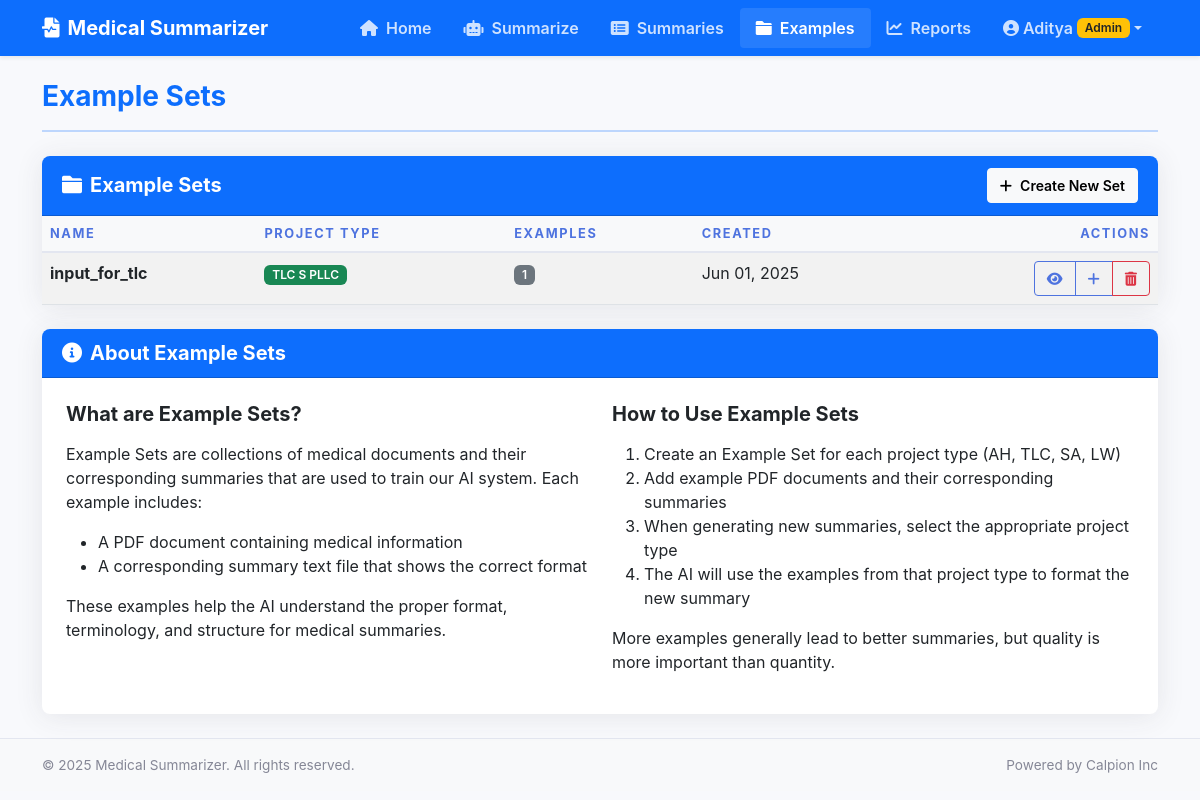
The page /examples/ (signed in) on the database its author committed.
### summarizer/models.py (models this page shows, shortened)
class ExampleSet(models.Model):
    name = models.CharField(max_length=100)
    project_type = models.CharField(max_length=50)
    description = models.TextField(blank=True)
    created_at = models.DateTimeField(auto_now_add=True)
    class Meta:
        ordering = ['-created_at']
        verbose_name = 'Example Set'
        verbose_name_plural = 'Example Sets'

### summarizer/views.py (the view)
# urls.py: path('examples/', views.example_list, name='example-list'),
@login_required
def example_list(request):
    if not request.user.is_superuser:
        messages.error(request, "You do not have permission to access example sets.")
        return redirect('home')
    example_sets = ExampleSet.objects.all().order_by('-created_at')
    context = {
        'example_sets': example_sets,
    }
    return render(request, 'example_list.html', context)

### templates/example_list.html (shortened to what this page needs)
{% extends 'base.html' %}
{% block page_title %}Example Sets{% endblock %}
{% block content %}
<div class="row mb-4">
    <div class="col-12">
        <div class="card shadow-sm">
            <div class="card-header bg-primary text-white d-flex justify-content-between align-items-center">
                <h3 class="card-title fs-5 fw-bold mb-0">
                    <i class="fas fa-folder me-2"></i>Example Sets
                </h3>
                <a href="{% url 'example-set-create' %}" class="btn btn-light btn-sm">
                    <i class="fas fa-plus me-2"></i>Create New Set
                </a>
            </div>
            <div class="card-body p-0">
                {% if example_sets %}
                    <div class="table-responsive">
                        <table class="table table-hover table-striped mb-0">
                            <thead class="table-light">
                                <tr>
                                    <th>Name</th>
                                    <th>Project Type</th>
                                    <th>Examples</th>
                                    <th>Created</th>
                                    <th class="text-end">Actions</th>
                                </tr>
                            </thead>
                            <tbody>
                                {% for example_set in example_sets %}
                                    <tr>
                                        <td>
                                            <a href="{% url 'example-set-detail' example_set.id %}" class="text-decoration-none text-dark fw-bold">
                                                {{ example_set.name }}
                                            </a>
                                        </td>
                                        <td>
                                            {% if example_set.project_type == 'ah' %}
                                                <span class="badge bg-primary">AH PLLC</span>
                                            {% elif example_set.project_type == 'tlc' %}
                                                <span class="badge bg-success">TLC S PLLC</span>
                                            {% elif example_set.project_type == 'sa' %}
                                                <span class="badge bg-info">SA PLLC</span>
                                            {% elif example_set.project_type == 'lw' %}
                                                <span class="badge bg-warning text-dark">LW PLLC</span>
                                            {% else %}
                                                <span class="badge bg-secondary">{{ example_set.project_type }}</span>
                                            {% endif %}
                                        </td>
                                        <td>
                                            <span class="badge bg-secondary">{{ example_set.examples.count }}</span>
                                        </td>
                                        <td>{{ example_set.created_at|date:"M d, Y" }}</td>
                                        <td class="text-end">
                                            <div class="btn-group btn-group-sm">
                                                <a href="{% url 'example-set-detail' example_set.id %}" class="btn btn-outline-primary" title="View">
                                                    <i class="fas fa-eye"></i>
                                                </a>
                                                <a href="{% url 'example-add' example_set.id %}" class="btn btn-outline-primary" title="Add Example">
                                                    <i class="fas fa-plus"></i>
                                                </a>
                                                <a href="{% url 'example-set-delete' example_set.id %}" class="btn btn-outline-danger" title="Delete">
                                                    <i class="fas fa-trash-alt"></i>
                                                </a>
                                            </div>
                                        </td>
                                    </tr>
                                {% endfor %}
                            </tbody>
                        </table>
                    </div>
                {% endif %}
            </div>
        </div>
    </div>
</div>
<div class="row">
    <div class="col-12">
        <div class="card shadow-sm">
            <div class="card-header bg-primary text-white">
                <h3 class="card-title fs-5 fw-bold mb-0">
                    <i class="fas fa-info-circle me-2"></i>About Example Sets
                </h3>
            </div>
            <div class="card-body p-4">
                <div class="row">
                    <div class="col-md-6">
                        <h4 class="fs-5 fw-bold mb-3">What are Example Sets?</h4>
                        <p>Example Sets are collections of medical documents and their corresponding summaries that are used to train our AI system. Each example includes:</p>
                        <ul>
                            <li>A PDF document containing medical information</li>
                            <li>A corresponding summary text file that shows the correct format</li>
                        </ul>
                        <p>These examples help the AI understand the proper format, terminology, and structure for medical summaries.</p>
                    </div>
                    <div class="col-md-6">
                        <h4 class="fs-5 fw-bold mb-3">How to Use Example Sets</h4>
                        <ol>
                            <li>Create an Example Set for each project type (AH, TLC, SA, LW)</li>
                            <li>Add example PDF documents and their corresponding summaries</li>
                            <li>When generating new summaries, select the appropriate project type</li>
                            <li>The AI will use the examples from that project type to format the new summary</li>
                        </ol>
                        <p>More examples generally lead to better summaries, but quality is more important than quantity.</p>
                    </div>
                </div>
            </div>
        </div>
    </div>
</div>
{% endblock %}

### templates/base.html (shortened to what this page needs)
<!DOCTYPE html>
<html lang="en">
<head>
    <link href="https://cdn.jsdelivr.net/npm/bootstrap@5.3.0-alpha1/dist/css/bootstrap.min.css" rel="stylesheet">
    <link href="https://cdnjs.cloudflare.com/ajax/libs/font-awesome/6.0.0/css/all.min.css" rel="stylesheet">
    <link href="/static/css/style.css" rel="stylesheet">
</head>
<body>
    <nav class="navbar navbar-expand-lg navbar-dark bg-primary shadow-sm">
        <div class="container">
            <a class="navbar-brand d-flex align-items-center" href="{% url 'home' %}">
                <i class="fas fa-file-medical-alt me-2"></i>
                <span>Medical Summarizer</span>
            </a>
            <div class="collapse navbar-collapse" id="navbarNav">
                <ul class="navbar-nav ms-auto">
                    <li class="nav-item">
                        <a class="nav-link {% if request.path == '/' %}active{% endif %}" href="{% url 'home' %}">
                            <i class="fas fa-home me-1"></i> Home
                        </a>
                    </li>
                    <li class="nav-item">
                        <a class="nav-link {% if '/summarize/' in request.path %}active{% endif %}" href="{% url 'summarize' %}">
                            <i class="fas fa-robot me-1"></i> Summarize
                        </a>
                    </li>
                    <li class="nav-item">
                        <a class="nav-link {% if '/summaries/' in request.path %}active{% endif %}" href="{% url 'summary-list' %}">
                            <i class="fas fa-list-alt me-1"></i> Summaries
                        </a>
                    </li>
                    <li class="nav-item">
                        <a class="nav-link {% if '/examples/' in request.path %}active{% endif %}" href="{% url 'example-list' %}">
                            <i class="fas fa-folder me-1"></i> Examples
                        </a>
                    </li>
                    <li class="nav-item">
                        <a class="nav-link {% if '/reports/' in request.path %}active{% endif %}" href="{% url 'reports' %}">
                            <i class="fas fa-chart-line me-1"></i> Reports
                        </a>
                    </li>
                    <li class="nav-item dropdown">
                        <a class="nav-link dropdown-toggle d-flex align-items-center" href="#" id="navbarDropdown" role="button" data-bs-toggle="dropdown" aria-expanded="false">
                            <i class="fas fa-user-circle me-1"></i>
                            <span>{{ user.username }}</span>
                            {% if user.is_superuser %}
                                <span class="badge bg-warning text-dark ms-1">Admin</span>
                            {% elif user.is_staff %}
                                <span class="badge bg-info ms-1">Staff</span>
                            {% endif %}
                        </a>
                    </li>
                </ul>
            </div>
        </div>
    </nav>
    <main class="container py-4">
        <div class="page-header mb-4">
            <h1 class="fw-bold text-primary">{% block page_title %}{% endblock %}</h1>
            <hr class="border-2 border-primary opacity-25">
        </div>
        {% block content %}{% endblock %}
    </main>
    <footer class="footer mt-auto py-3 bg-light">
        <div class="container">
            <div class="row">
                <div class="col-md-6">
                    <p class="mb-0">© 2025 Medical Summarizer. All rights reserved.</p>
                </div>
                <div class="col-md-6 text-md-end">
                    <p class="mb-0">Powered by Calpion Inc</p>
                </div>
            </div>
        </div>
    </footer>
</body>
</html>

### static/css/style.css (style rules this page uses)
:root { --primary: #4e73df; --secondary: #858796; --success: #1cc88a; --info: #36b9cc; --warning: #f6c23e; --danger: #e74a3b; --light: #f8f9fc; --dark: #5a5c69; }
body { font-family: 'Nunito', -apple-system, BlinkMacSystemFont, "Segoe UI", Roboto, "Helvetica Neue", Arial, sans-serif; background-color: #f8f9fc; color: #5a5c69; }
.card { border: none; border-radius: 0.5rem; box-shadow: 0 0.15rem 1.75rem 0 rgba(58, 59, 69, 0.1) !important; transition: transform 0.2s ease-in-out, box-shadow 0.2s ease-in-out; }
.card-header { border-top-left-radius: 0.5rem !important; border-top-right-radius: 0.5rem !important; padding: 0.75rem 1.25rem; }
.btn { border-radius: 0.25rem; padding: 0.375rem 0.75rem; font-weight: 600; transition: all 0.2s ease-in-out; }
.btn-outline-primary { color: var(--primary); border-color: var(--primary); }
.navbar-dark .navbar-brand { color: #fff; font-weight: 700; }
.navbar-dark .nav-link { color: rgba(255, 255, 255, 0.8) !important; font-weight: 600; padding: 0.5rem 1rem !important; transition: all 0.2s ease-in-out; }
.navbar-dark .nav-link:hover, .navbar-dark .nav-link.active { color: #fff !important; background-color: rgba(255, 255, 255, 0.1); border-radius: 0.25rem; }
.page-header h1 { font-size: 1.75rem; font-weight: 700; color: var(--primary); }
.badge { font-weight: 600; padding: 0.35em 0.65em; }
.footer { background-color: #f8f9fc; border-top: 1px solid #e3e6f0; padding: 1rem 0; font-size: 0.85rem; color: #858796; }
.table thead th { vertical-align: bottom; border-bottom: 2px solid #e3e6f0; font-weight: 700; color: #4e73df; text-transform: uppercase; font-size: 0.8rem; letter-spacing: 0.1rem; }

### rows shown on the page
ExampleSet: name "input_for_tlc", project_type "TLC S PLLC", examples.count "1", created_at "Jun 01, 2025"

### other values the page prints
{{ user.username }} "Aditya"
